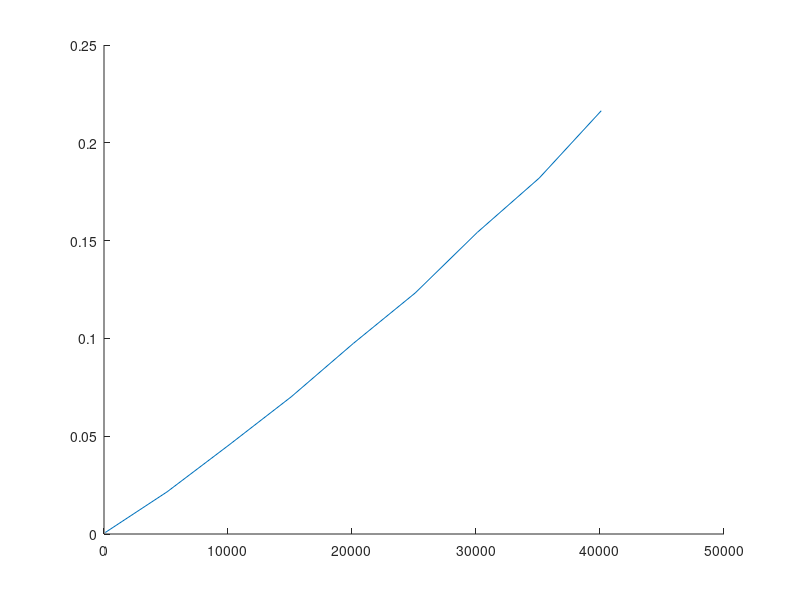

Recreate this plot in MATLAB.
% Plot de tijdsmeting
load("mosek_100_40000.mat");

figure
hold on;
plot(n_start:n_step:n_max,result);

%load("linprog_100_20000.mat");
%plot(n_start:n_step:n_max,result);